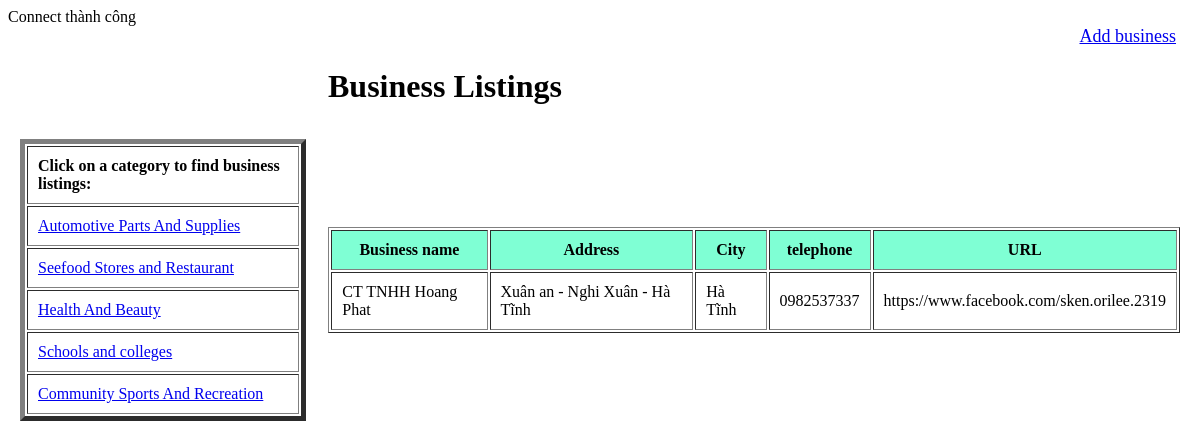
Screenshot of /lab-4/bttuan/show.php?id=FISH with the database file from the repository.
### tables this page shows
CREATE TABLE `category` (
  `catID` varchar(100) NOT NULL,
  `title` varchar(100) NOT NULL,
  `description` text NOT NULL
);

CREATE TABLE `bsn_cat` (
  `bsnID` varchar(100) NOT NULL,
  `catID` varchar(100) NOT NULL
);

CREATE TABLE `business` (
  `bsn_name` varchar(100) NOT NULL,
  `bsn_address` varchar(100) DEFAULT NULL,
  `bsn_city` varchar(100) DEFAULT NULL,
  `bsn_phone` varchar(20) DEFAULT NULL,
  `bsn_url` varchar(100) DEFAULT NULL
);

### lab-4/bttuan/lib.php (called while the page is built, shortened)
<?php
function db_query($query_string) {
    global $conn;
    $result = mysqli_query($conn, $query_string);
    return $result;
}
function db_fetch_array($query_string) {
    $result = array();
    $mysqli_result = db_query($query_string);
    while ($row = mysqli_fetch_assoc($mysqli_result)) {
        $result[] = $row;
    }
    return $result;
}

### lab-4/bttuan/show.php (the view, shortened to what this page needs)
<?php
require 'lib.php';
$query1 = "SELECT * FROM category";
$listCat = db_fetch_array($query1);
if (isset($_GET['id'])) {
    $id = $_GET['id'];
    $query2 = "SELECT * FROM business, bsn_cat WHERE bsn_name=bsnID AND catID='$id'";
    $listBsn = db_fetch_array($query2);
} else {
    $query3 = "SELECT * FROM business";
    $listBsn = db_fetch_array($query3);
}
?>
<!DOCTYPE html>
<html lang="en">
<head>
    <link rel="stylesheet" type="text/css" href="css.css" />
</head>
<body>
    <div style="padding-right: 16px; display:flex">
        <a style="margin-left: auto; font-size: 18px;" href="addBusiness.php">Add business</a>
    </div>
    <h1>Business Listings</h1>
    <table border=0>
        <tr>
            <td>
                <table border=5 style="min-width: 242px">
                    <tr>
                        <td><strong>Click on a category to find business listings:</strong></td>
                    </tr>
                    <?php
                    foreach ($listCat as $item) {
                        echo "<tr><td><a href='show.php?id={$item['catID']}'>{$item['title']}</a></td></tr>";
                    }
                    ?>
                </table>
            </td>
            <td style="width: 74%">
                <table border=1 style="width: 100%">
                    <tr>
                        <th>Business name</th>
                        <th>Address</th>
                        <th>City</th>
                        <th>telephone</th>
                        <th>URL</th>
                    </tr>
                    <?php foreach ($listBsn as $item) { ?>
                        <tr>
                            <td><?php echo $item['bsn_name']; ?></td>
                            <td><?php echo $item['bsn_address']; ?></td>
                            <td><?php echo $item['bsn_city']; ?></td>
                            <td><?php echo $item['bsn_phone']; ?></td>
                            <td><?php echo $item['bsn_url']; ?></td>
                        </tr>
                    <?php } ?>
                </table>
            </td>
        </tr>
    </table>
</body>
</html>

### lab-4/bttuan/css.css (style rules this page uses)
tr th, tr td { padding: 10px; }
th { background-color: aquamarine; }
h1 { margin-left: 10em; }

### rows the page displays
category: title "Automotive Parts And Supplies"
category: title "Seefood Stores and Restaurant"
category: title "Health And Beauty"
category: title "Schools and colleges"
category: title "Community Sports And Recreation"
bsn_cat: bsnID.bsn_name "CT TNHH Hoang Phat", bsnID.bsn_address "Xuân an - Nghi Xuân - Hà Tĩnh", bsnID.bsn_city "Hà Tĩnh", bsnID.bsn_phone "0982537337", bsnID.bsn_url "https://www.facebook.com/sken.orilee.2319"
